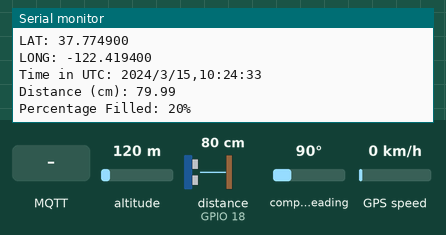
The sketch below on a simulated ESP32. Shown: the last lines printed to the serial monitor. Wiring (inferred from the names in the program): ultrasonic range finder: trigger GPIO 5; echo GPIO 18. The test bench sets the inputs (shaded band); at power-on: distance to the obstacle (sensor on GPIO 18) 80 cm, altitude 120 m, compass heading 90°, GPS speed 0 km/h. The echo pulse lasts 58.3 µs per cm; WiFi joins after 1.5 s; servers stay silent unless stated; the GPS gets a fix after 3 s at 37.7749, -122.4194 with 8 satellites; no MQTT or app messages arrive unless stated.

Above: at 3.2 s.
3.3 s: distance to the obstacle (sensor on GPIO 18) set to 2 cm
At 4.9 s:
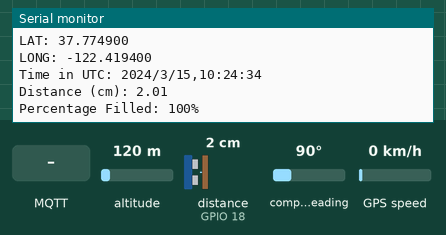
6.5 s: MQTT message "1" arrives on the first subscribed topic
8.5 s: MQTT message "on" arrives on the first subscribed topic
10.5 s: MQTT message "off" arrives on the first subscribed topic
12.5 s: distance to the obstacle (sensor on GPIO 18) set to 4 cm
At 13.9 s:
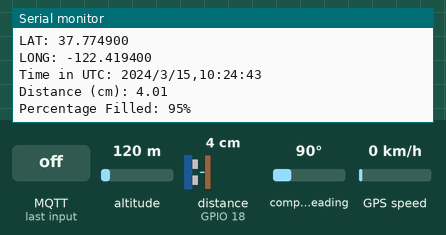
Timing chart, 0 to 15.0 s (numbered marks = the images above; inputs shaded):
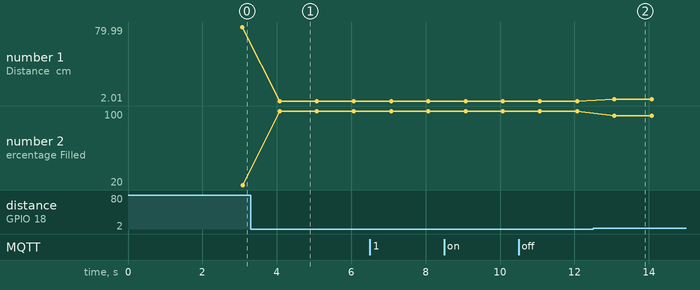

The sketch:

gps_dist_mqtt.ino
```cpp
#include <TinyGPS++.h>
#include <PubSubClient.h>
#include <WiFi.h>

// Define the RX and TX pins for Serial 2
#define RXD2 3
#define TXD2 17

// Define pins for ultrasonic sensor
#define TRIG_PIN 5
#define ECHO_PIN 18

#define GPS_BAUD 9600

// Define the height of the bin in cm
#define BIN_HEIGHT 100.0

// WiFi and MQTT configurations
const char* ssid = "Odil";
const char* password = "odil1234";
const char* mqttServer = "test.mosquitto.org";
const int mqttPort = 1883;
//const char* mqttUser = "your_USERNAME";
//const char* mqttPassword = "your_PASSWORD";

WiFiClient wifiClient;
PubSubClient mqttClient(wifiClient);

// The TinyGPS++ object
TinyGPSPlus gps;

// Create an instance of the HardwareSerial class for Serial 2
HardwareSerial gpsSerial(2);

void callback(char* topic, byte* payload, unsigned int length) {
  Serial.print("Message arrived on topic: ");
  Serial.println(topic);
  Serial.print("Message: ");
  for (unsigned int i = 0; i < length; i++) {
    Serial.print((char)payload[i]);
  }
  Serial.println();
}

void setup() {
  // Serial Monitor
  Serial.begin(115200);

  // Start Serial 2 with the defined RX and TX pins and a baud rate of 9600
  gpsSerial.begin(GPS_BAUD, SERIAL_8N1, RXD2, TXD2);
  Serial.println("Serial 2 started at 9600 baud rate");

  // Set up ultrasonic sensor pins
  pinMode(TRIG_PIN, OUTPUT);
  pinMode(ECHO_PIN, INPUT);

  // Connect to Wi-Fi
  WiFi.begin(ssid, password);
  while (WiFi.status() != WL_CONNECTED) {
    delay(1000);
    Serial.println("Connecting to Wi-Fi...");
  }
  Serial.println("Connected to Wi-Fi");

  // Set up MQTT
  mqttClient.setServer(mqttServer, mqttPort);
  mqttClient.setCallback(callback);

  while (!mqttClient.connected()) {
    Serial.println("Connecting to MQTT...");
    if (mqttClient.connect("ESP32Client")) {
      Serial.println("Connected to MQTT");
    } else {
      Serial.print("Failed MQTT connection, rc=");
      Serial.print(mqttClient.state());
      delay(2000);
    }
  }
  mqttClient.subscribe("bin/control");

}

// Function to measure distance using ultrasonic sensor
double measureDistance() {
  digitalWrite(TRIG_PIN, LOW);
  delayMicroseconds(2);
  digitalWrite(TRIG_PIN, HIGH);
  delayMicroseconds(10);
  digitalWrite(TRIG_PIN, LOW);

  long duration = pulseIn(ECHO_PIN, HIGH);
  double distance = (duration * 0.0343) / 2; // Convert to cm

  return distance;
}

void loop() {
  // This sketch displays information every time a new sentence is correctly encoded.
  unsigned long start = millis();

  while (millis() - start < 1000) {
    while (gpsSerial.available() > 0) {
      gps.encode(gpsSerial.read());
    }
    if (gps.location.isUpdated()) {
      // Measure distance
      double distance = measureDistance();

      // Calculate the percentage filled and round to the nearest multiple of 5
      double percentageFilled = ((BIN_HEIGHT - distance) / BIN_HEIGHT) * 100.0;
      percentageFilled = round(percentageFilled / 5.0) * 5.0;

      // Prepare MQTT topics
      String latTopic = "bin/latitude";
      String lngTopic = "bin/longitude";
      String fillTopic = "bin/percentage_filled";
      String fullTopic = "bin/status";

      // Publish latitude
      String latitude = String(gps.location.lat(), 6);
      mqttClient.publish(latTopic.c_str(), latitude.c_str());

      // Publish longitude
      String longitude = String(gps.location.lng(), 6);
      mqttClient.publish(lngTopic.c_str(), longitude.c_str());

      // Publish percentage filled
      String percentage = String(percentageFilled, 0);
      mqttClient.publish(fillTopic.c_str(), percentage.c_str());

      // Check if the bin is full and publish status
      if (percentageFilled > 75.0) {
        mqttClient.publish(fullTopic.c_str(), "Full");
        Serial.println("Full");
      }

      // Print GPS and distance information
      Serial.print("LAT: ");
      Serial.println(gps.location.lat(), 6);
      Serial.print("LONG: ");
      Serial.println(gps.location.lng(), 6);
      Serial.print("Time in UTC: ");
      Serial.println(String(gps.date.year()) + "/" + String(gps.date.month()) + "/" + String(gps.date.day()) + "," + String(gps.time.hour()) + ":" + String(gps.time.minute()) + ":" + String(gps.time.second()));
      Serial.print("Distance (cm): ");
      Serial.println(distance, 2);
      Serial.print("Percentage Filled: ");
      Serial.print(percentageFilled, 0);
      Serial.println("%");

      Serial.println("");
    }
  }

  // Ensure the MQTT client stays connected
  mqttClient.loop();
}
```

Measured:
- after the input at 3.3 s, the serial monitor: prints a new line after 0.77 s (image 1)
- after the input at 12.5 s, the serial monitor: prints a new line after 0.57 s (image 2)
- plotted number 1: 79.99 → 2.01 after the input at 3.3 s, 2.01 → 4.01 after the input at 12.5 s
- plotted number 2: 20 → 100 after the input at 3.3 s, 100 → 95 after the input at 12.5 s
